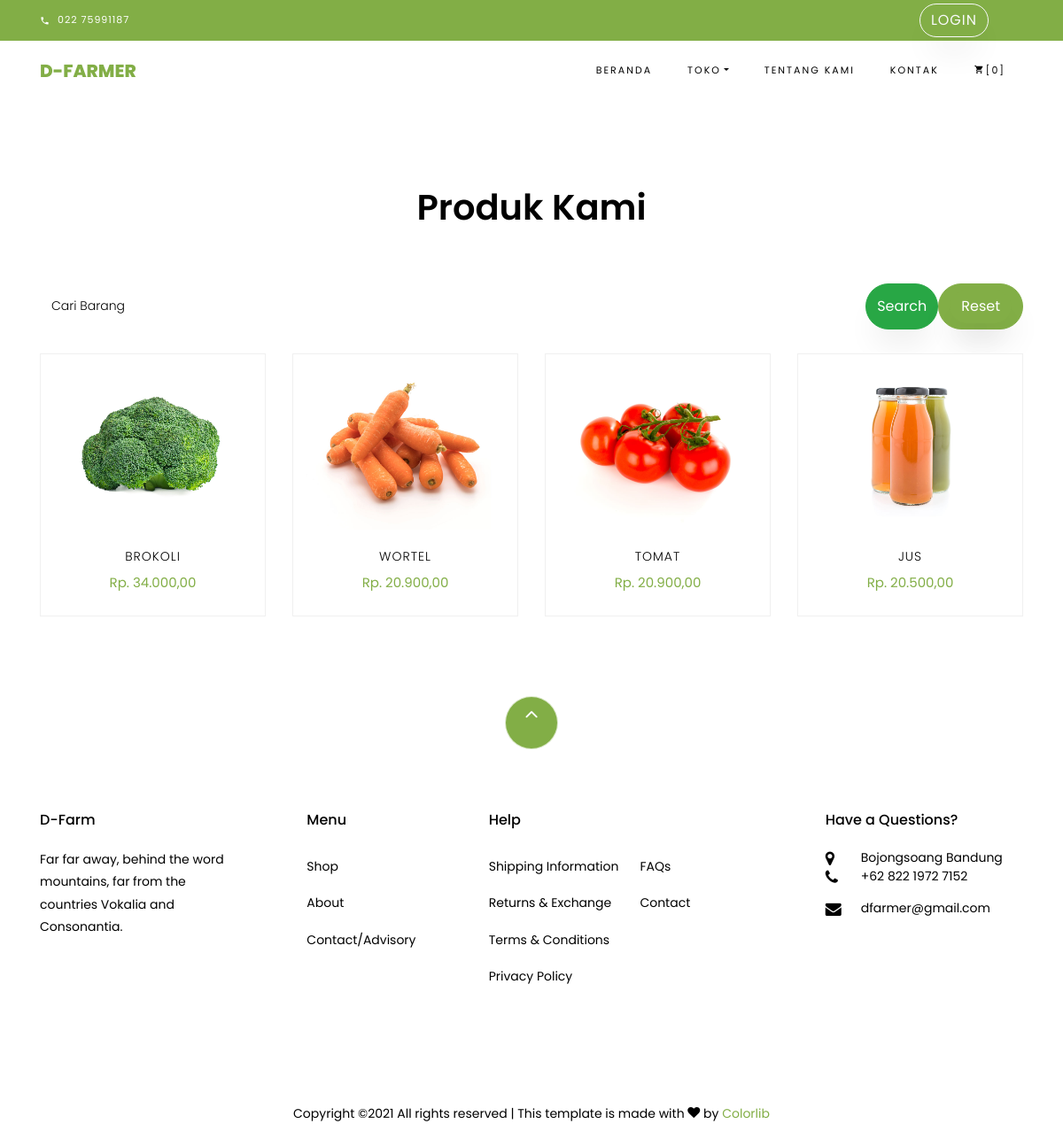
The page /index.php/shop/isiKategori/contact.html on the database its author committed.
### tables this page shows
CREATE TABLE `barang` (
  `id_barang` int(11) NOT NULL,
  `nama_barang` varchar(255) NOT NULL,
  `keterangan_barang` varchar(255) NOT NULL,
  `harga_barang` varchar(255) NOT NULL,
  `tanggal` date NOT NULL,
  `jumlah` int(11) NOT NULL,
  `jenis` varchar(255) NOT NULL,
  `satuan` varchar(255) NOT NULL,
  `gambar` varchar(255) NOT NULL,
  `id_sumber` int(11) NOT NULL,
  `id_gudang` int(11) NOT NULL,
  `id_kategori` int(11) NOT NULL
);

### application/controllers/Shop.php (called while the page is built, shortened)
<?php
class Shop extends CI_Controller {
	function __construct(){
		$this->load->model('M_All');
	}
	public function isiKategori($id)
	{
		$where = array(
			'id_kategori' => $id,
		);
		$data['barang'] = $this->M_All->view_where('barang', $where)->result();
		$this->load->view('template/header');
		$this->load->view('shop/home', $data);
		$this->load->view('template/footer');
	}
}

### index.php (called while the page is built, shortened)
<?php
require_once BASEPATH.'core/CodeIgniter.php';

### application/models/M_All.php (called while the page is built, shortened)
<?php
class M_All extends CI_Model{
    public function view_where($table,$where)
	{
		return $this->db->get_where($table,$where);
    }
}

### application/views/shop/find.php (the view, shortened to what this page needs)
<?php
if (!empty($barang)) {
foreach ($barang as $b) {
                ?>
            <div class="col-md-6 col-lg-3">
                <div class="product">
                    <a href="<?= base_url()?>index.php/shop/info/<?= $b->id_barang?>" class="img-prod"><img class="img-fluid" src="<?= base_url('assets_admin/img/gambar_barang/'.$b->gambar); ?>" alt="Colorlib Template">
                    </a>
                    <div class="text py-3 pb-4 px-3 text-center">
                        <h3><a href="<?= base_url()?>index.php/shop/info/<?= $b->id_barang?>"><?= $b->nama_barang;?></a></h3>
                        <div class="d-flex">
                            <div class="pricing">
                                <p class="price">
                                    <span class="price-sale">Rp. <?= number_format($b->harga_barang, 2, ",", ".");?></span>
                                </p>
                            </div>
                        </div>
                    </div>
                </div>
            </div>
            <?php
        }
}
?>

### rows shown on the page
barang: gambar (picture), nama_barang "BROKOLI"
barang: gambar (picture), nama_barang "WORTEL"
barang: gambar (picture), nama_barang "TOMAT"
barang: gambar (picture), nama_barang "JUS"

### other values the page prints
$this->M_All->count('cart') "0"
